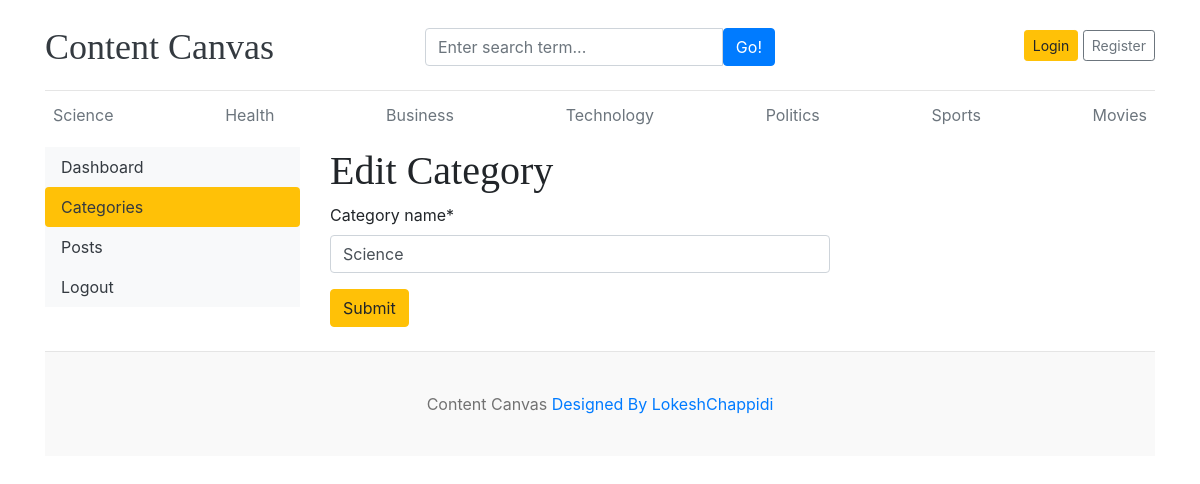
Screenshot of /dashboard/categories/edit/3/ with the database file from the repository.
### blog/models.py (models this page shows, shortened)
class Category(models.Model):
    category_name=models.CharField(max_length=50,unique=True)
    created_at=models.DateTimeField(auto_now_add=True)
    updated_at=models.DateTimeField(auto_now_add=True)
    class Meta:
        verbose_name_plural='categories'

### dashboards/views.py (the view)
# urls.py: path('categories/edit/<int:pk>/',views.edit_category,name='edit_category'),
def edit_category(request,pk):
    category=get_object_or_404(Category,pk=pk)
    if request.method=='POST':
        form=CategoryForm(request.POST,instance=category)
        if form.is_valid():
            form.save()
            return redirect('categories')
    form=CategoryForm(instance=category)
    context={
        'form':form,
    }
    return render(request,'dashboard/edit_category.html',context)

### dashboards/forms.py
class CategoryForm(forms.ModelForm):
    class Meta:
        model=Category
        fields='__all__'

### blog/context_processors.py (called while the page is built)
def get_categories(request):
    categories=Category.objects.all()
    return dict(categories=categories)

def get_social_links(request):
    social_links=SocialLink.objects.all()
    return dict(social_links=social_links)

### templates/dashboard/edit_category.html (shortened to what this page needs)
{% extends 'base.html' %}
{% block content %}
{% load crispy_forms_tags %}
<div class="row">
{% include 'dashboard/sidebar.html' %}
<div class="col-md-9">
   <h1>Edit Category</h1>
   <form action="" method='POST' style="width:500px">
      {{form | crispy}}
      <button type="submit" class="btn btn-warning">Submit</button>
   </form>
   <br>
</div>
</div>
{% endblock %}

### templates/base.html (shortened to what this page needs)
{% load static %}
<!DOCTYPE html>
<html lang="en">
<head>
    <link href="https://getbootstrap.com/docs/4.0/dist/css/bootstrap.min.css" rel="stylesheet">
    <link href="{% static "css/cc.css" %}" rel="stylesheet">
    <link rel="stylesheet" href="https://cdnjs.cloudflare.com/ajax/libs/font-awesome/4.7.0/css/font-awesome.min.css">
  </head>
<body>
    <div class="container">
      <header class="blog-header py-3">
        <div class="row flex-nowrap justify-content-between align-items-center">
          <div class="col-4 pt-1">
            <a class="blog-header-logo text-dark" href="/">Content Canvas</a>
          </div>
           <div class="col-4 pt-1">
            <form action="{% url 'search' %}" method="GET">
             <div class="input-group">
                    <input class="form-control" type="text" name="keyword" value="{{keyword}}" placeholder="Enter search term..." aria-label="Enter search term..." aria-describedby="button-search" />
                    <button type="submit" class="btn btn-primary" id="button-search" type="button">Go!</button>
              </div>
             </form>
            </div>
          <div class="col-4 d-flex justify-content-end align-items-center">
           {% if not user.is_authenticated %}
            <a class="btn btn-sm btn-warning" href="{% url 'login' %}">Login</a> &nbsp;
            <a class="btn btn-sm btn-outline-secondary" href="{% url 'register' %}">Register</a>
          </div>
           {% else %}
           <span><a href="{% url 'dashboard' %}">Dashboard</a><span>
           <span><a href="{% url 'logout' %}"> Logout</a></span>
           {% endif %}
        </div>
      </header>
      <div class="nav-scroller py-1 mb-2">
        <nav class="nav d-flex justify-content-between">
          {% for cat in categories %}
          <a class="p-2 text-muted" href="{% url 'posts_by_category' cat.id %}">{{cat.category_name}}</a>
          {% endfor %}
        </nav>
      </div>
{% block content %}
{% endblock  %}
<footer class="blog-footer">
    <p>Content Canvas  <a href="#">Designed By LokeshChappidi</a></p>
  </footer>
  </body>
  </html>

### contentcanvas/static/css/cc.css (style rules this page uses)
.blog-header { border-bottom: 1px solid #e5e5e5; }
.blog-header-logo { font-family: "Playfair Display", Georgia, "Times New Roman", serif; font-size: 2.25rem; }
h1, h2, h3, h4, h5, h6 { font-family: "Playfair Display", Georgia, "Times New Roman", serif; }
.blog-footer { padding: 2.5rem 0; color: #727272; text-align: center; background-color: #f9f9f9; border-top: .05rem solid #e5e5e5; }
.blog-footer p:last-child { margin-bottom: 0; }

### rows the page displays
Category: category_name "Science"
Category: category_name "Health"
Category: category_name "Business"
Category: category_name "Technology"
Category: category_name "Politics"
Category: category_name "Sports"
Category: category_name "Movies"
